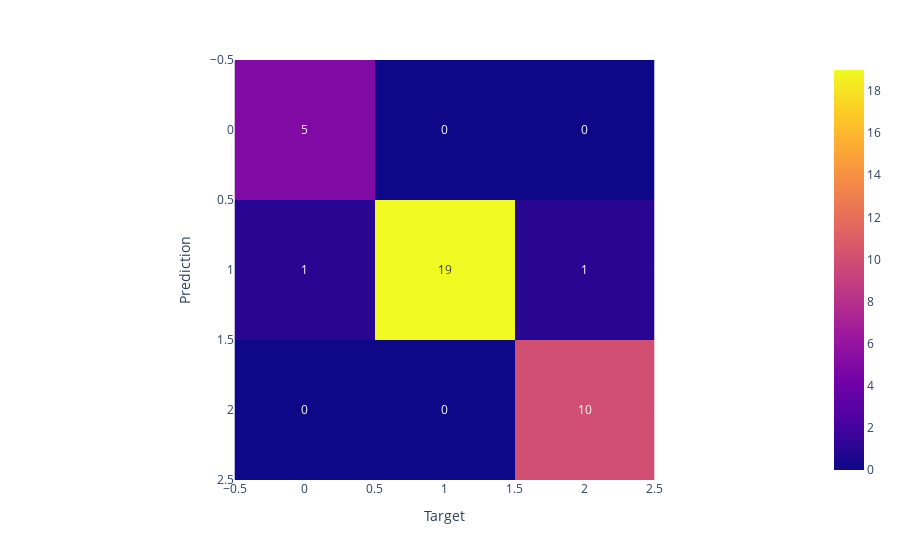

The notebook cell saved with this chart:
### Code cell
plt.rcParams['figure.figsize'] = (10, 10)
fig = px.imshow(confusion_matrix(y_test, logistic_reg_prediction), text_auto=True)
fig.update_layout(xaxis_title = 'Target', yaxis_title = 'Prediction')

### Figure 1 — Plotly figure (JSON) as saved in the notebook; plotly's stock layout.template omitted (floating-point values rounded to 4 significant figures)
{"data": [{"coloraxis": "coloraxis", "hovertemplate": "x: %{x}<br>y: %{y}<br>color: %{z}<extra></extra>", "name": "0", "texttemplate": "%{z}", "type": "heatmap", "xaxis": "x", "yaxis": "y", "z": [[5, 0, 0], [1, 19, 1], [0, 0, 10]]}], "layout": {"coloraxis": {"colorscale": [[0, "#0d0887"], [0.1111, "#46039f"], [0.2222, "#7201a8"], [0.3333, "#9c179e"], [0.4444, "#bd3786"], [0.5556, "#d8576b"], [0.6667, "#ed7953"], [0.7778, "#fb9f3a"], [0.8889, "#fdca26"], [1, "#f0f921"]]}, "margin": {"t": 60}, "xaxis": {"anchor": "y", "constrain": "domain", "domain": [0, 1], "scaleanchor": "y", "title": {"text": "Target"}}, "yaxis": {"anchor": "x", "autorange": "reversed", "constrain": "domain", "domain": [0, 1], "title": {"text": "Prediction"}}}}
